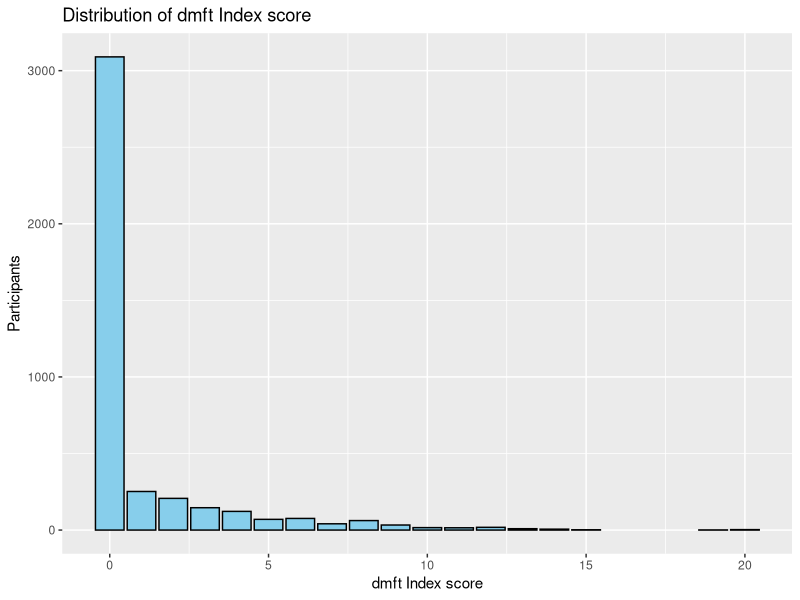
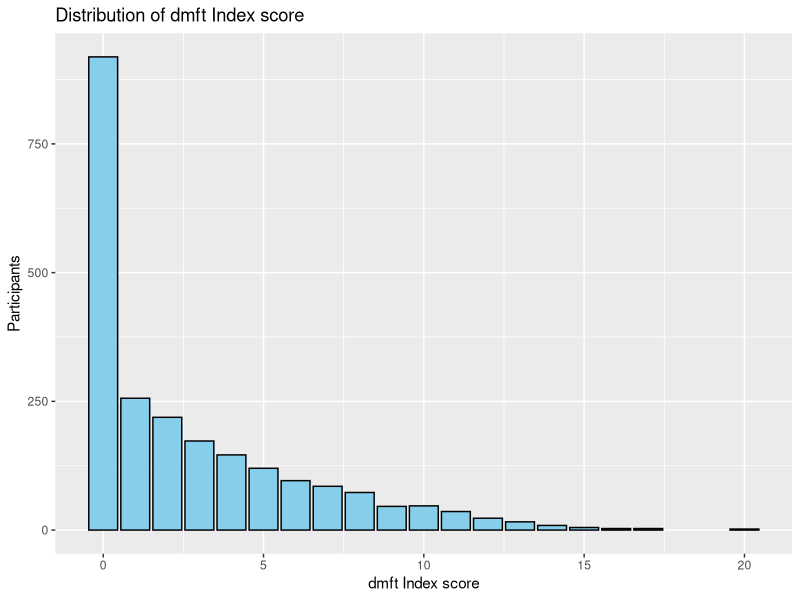
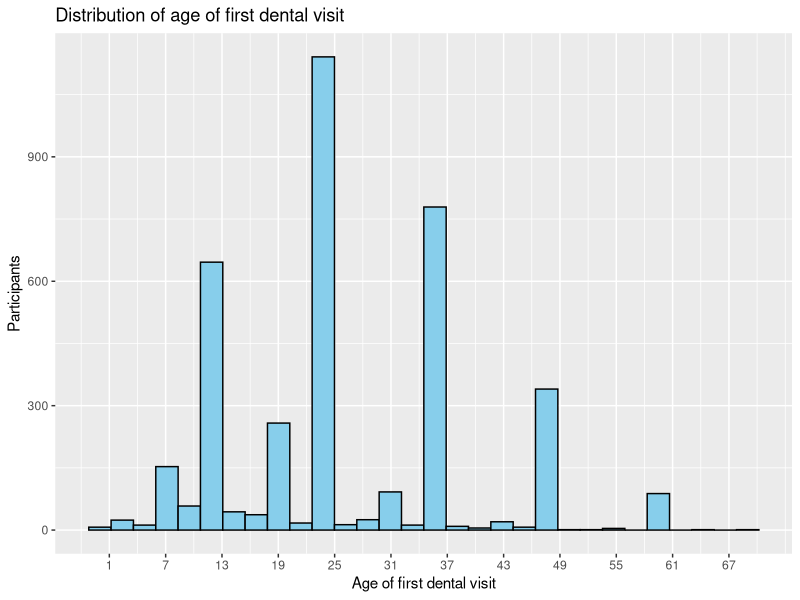

Source code (R) for these figures, in order:
## ---- chunk 1
knitr::opts_chunk$set(echo = TRUE)
## ---- chunk 2
library(here)
library(readr)
library(tidyverse)

ninoscompleta <- read_delim(
  here("ensab", "M3_NINOS.txt"), 
  delim = "|", 
  locale = locale(encoding = "Latin1")
)

examen13completa <- read_delim(
  here("ensab", "M4_EXAMEN_1.txt"), 
  delim = "|", 
  locale = locale(encoding = "Latin1")
)

examen5completa <- read_delim(
  here("ensab", "M4_EXAMEN_2.txt"), 
  delim = "|", 
  locale = locale(encoding = "Latin1")
)

hogarcompleta <- read_delim(
  here("ensab", "M1_HOGAR.txt"), 
  delim = "|", 
  locale = locale(encoding = "Latin1")
)

## ---- chunk 3
glimpse(ninoscompleta)
names(ninoscompleta)
## ---- chunk 4
ninos <- ninoscompleta %>% 
  select(MPIO, DPTO, M3_100C, M3_113E, M3_113F, M3_119, M3_205, M3_206A, M3_206B, M3_207, M3_208, M3_209, M3_210, M3_213, M3_214, M3_224, M3_225, M3_226, M3_227, M3_227A, M3_227B, M3_227C, M3_227D, M3_227E, M3_227F, M3_227G, M3_227CU, Clase, Region, Subreg, Estrato, Fex_fin, Sexo, Zona, EST_SE_2, FRACCION, REGIMEN, ID_HOGAR, ID_PERSONA)

glimpse(ninos)
## ---- chunk 5
examen13 <- examen13completa %>% 
  select(MA_208, MA_305A, MA_305B, MA_305C, MA_305D, MA_305E, MA_305F, MA_305G, MA_305H, MA_305I, MA_305J, MA_307A, MA_307B, MA_307C, MA_307D, MA_307E, MA_307F, MA_307G, MA_307H, MA_307I, MA_307J, ID_HOGAR, ID_PERSONA)

#Assign a value to 1 to the following letters: B, C, D, E, G
examen13 <- examen13 %>%
  mutate(
    across(
      starts_with("MA_3"),
      ~case_when(
        str_detect(., "[BCDEG]") ~ 1,
        TRUE ~ 0)
    ))

#create variable dmft
examen13 <- examen13 %>%
  mutate(dmft = rowSums(across(starts_with("MA_3"), ~. > 0))) %>%
  select(-starts_with("MA_3"))

glimpse(examen13)
summary(examen13$dmft)

#See distribution
ggplot(data = examen13, aes(x = dmft)) +
  geom_bar(fill = "skyblue", color = "black") +
  labs(x = "dmft Index score", y = "Participants", title = "Distribution of dmft Index score")
## ---- chunk 6
examen5 <- examen5completa %>% 
  select(MB_208, MB_305A, MB_305B, MB_305C, MB_305D, MB_305E, MB_305F, MB_305G, MB_305H, MB_305I, MB_305J, MB_305K, MB_305L, MB_307A, MB_307B, MB_307C, MB_307D, MB_307E, MB_307F, MB_307G, MB_307H, MB_307I, MB_307J, MB_307K, MB_307L, ID_HOGAR, ID_PERSONA)

glimpse(examen5)

#Assign a value to 1 to the following numbers: 1, 2, 3, 4, 7
examen5 <- examen5 %>%
  mutate(
    across(
      starts_with("MB_3"),
      ~case_when(
        str_detect(., "^[12347]$|^[BCDEG]$") ~ 1,
        TRUE ~ 0                                 
      )))

#create variable dmft
examen5 <- examen5 %>%
  mutate(dmft = rowSums(across(starts_with("MB_3"), ~. > 0))) %>%
  select(-starts_with("MB_3"))

summary(examen5$dmft)

#See distribution
ggplot(data = examen5, aes(x = dmft)) +
  geom_bar(fill = "skyblue", color = "black") +
  labs(x = "dmft Index score", y = "Participants", title = "Distribution of dmft Index score")
## ---- chunk 7
ensab <- ninos %>%
  left_join(examen13, by = "ID_PERSONA") %>%
  left_join(examen5, by = "ID_PERSONA") %>%
  mutate(dmft = coalesce(dmft.x, dmft.y)) %>%
  select(-ID_HOGAR.x, -ID_HOGAR.y, -dmft.x, -dmft.y)

#Missing data

ensab %>%
  filter(MA_208 == 2 | MB_208 == 2) %>%
  count()

ensab <- ensab %>%
  filter(MA_208 == 1 | MB_208 == 1) %>%
  select(-MB_208, -MA_208)

#only  3 children did not have the clinical examination portion. We'll exclude them. Now the sample size is 6443 children.
## ---- chunk 8

#Turn M3_206A into a numeric variable
ensab$M3_206A <- as.numeric(ensab$M3_206A)

summary(ensab$M3_206A)

ensab %>%
  filter(M3_205 == 2 | M3_205 == 3) %>%
  count()
#2648: coincides with the number of NAs

ensab %>%
  filter(M3_205 == 3) %>%
  count()
#only 46 participants have missing values for M3_205

#multiply values in the filtered rows by 12 and categorize
ensab <- ensab %>%
  mutate(agefdv = if_else(M3_206B == 2, M3_206A * 12, M3_206A))

ggplot(ensab, aes(x = agefdv)) +
  geom_histogram(fill = "skyblue", color = "black") +
  scale_x_continuous(breaks = seq(min(ensab$agefdv, na.rm = TRUE), max(ensab$agefdv, na.rm = TRUE), by = 6)) +
  labs(x = "Age of first dental visit", y = "Participants", title = "Distribution of age of first dental visit")

# can do bins 0-6, 7-12, 13-24, 25-36, 37-48, 49-72, or just divide into 3.

ensab <- ensab %>%
  mutate(agefdv = case_when(
    M3_205 == 3 ~ NA_real_,
    M3_205 == 2 ~ 0,
    agefdv <= 12 ~ 1,
    agefdv > 12 ~ 2,
    TRUE ~ agefdv)) %>%
  mutate(agefdv = factor(agefdv, 
                         levels = c(0, 1, 2), 
                         labels = c("Never", "0-12", "13+")))

summary(ensab$agefdv)

ensab <- ensab %>%
  select(-M3_206B, -M3_206A)
## ---- chunk 9
ensab %>%
  filter(M3_207 == 4) %>%
  count()

#45 NAs to be expected in M3_209


## ---- chunk 10
# age
# socioeconomic level
# income
# health regimen
# region
# gender
# rural area (clase)
# health regimen
